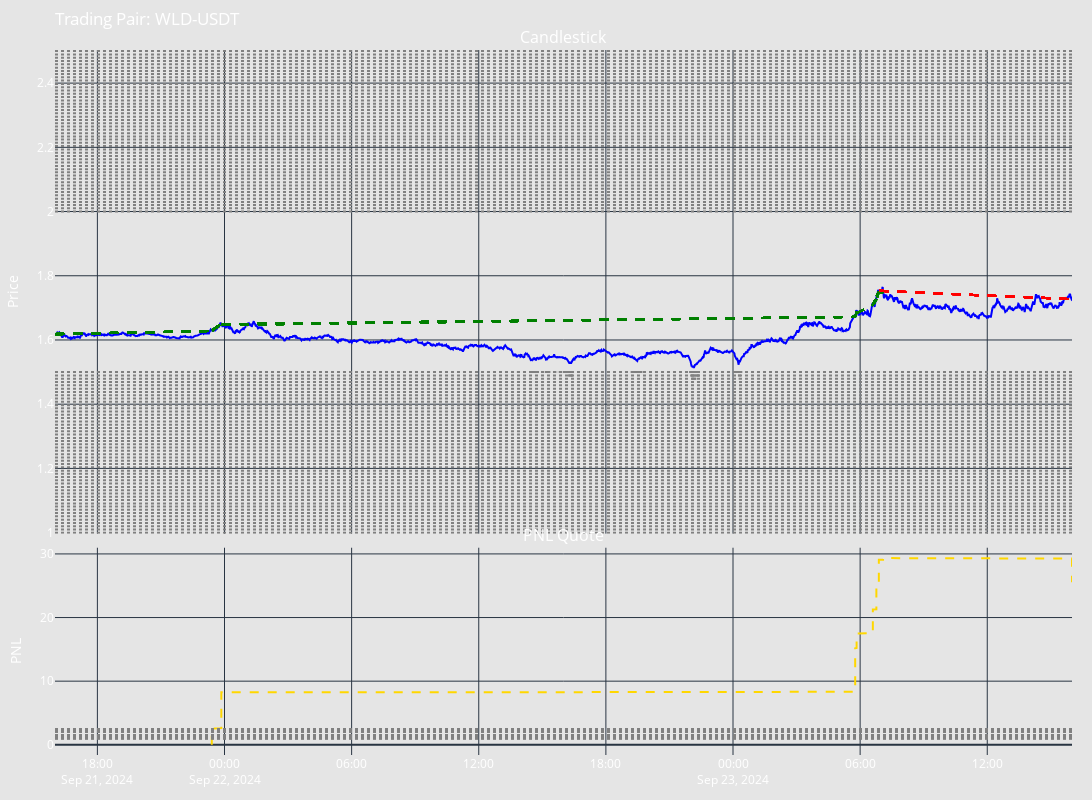

The cell this chart's notebook holds for it:
### Code cell
# Let's see what is inside the backtesting results
print(backtesting_result.get_results_summary())
fig = backtesting_result.get_backtesting_figure()
for grid_level in backtester.controller.grid_levels:
    fig.add_hline(y=grid_level.price, line_dash="dot", line_color="gray")
fig.show()
